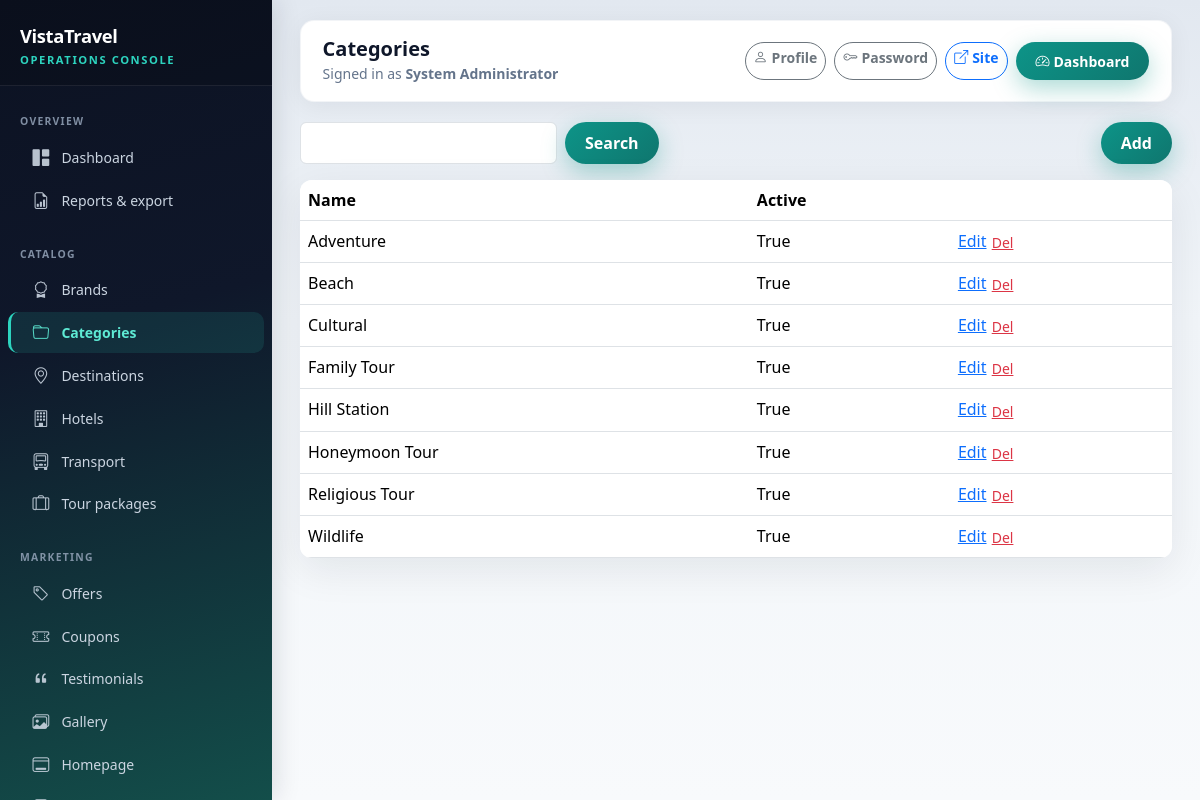
The page /admin/categories (signed in) on the database its author committed.
### app/models.py (models this page shows)
class Category(db.Model):
    __tablename__ = "categories"
    id = db.Column(db.Integer, primary_key=True)
    name = db.Column(db.String(120), nullable=False, index=True)
    description = db.Column(db.Text)
    is_active = db.Column(db.Boolean, default=True)
    created_at = db.Column(db.DateTime, default=utcnow)
    updated_at = db.Column(db.DateTime, default=utcnow, onupdate=utcnow)
    packages = db.relationship("TourPackage", backref="category", lazy="dynamic")

### app/admin_routes.py (the view)
@admin_bp.route("/categories")
@admin_required
def categories():
    q = Category.query
    if request.args.get("q"):
        q = q.filter(Category.name.ilike(f"%{request.args['q']}%"))
    items = q.order_by(Category.name).all()
    return render_template("admin/categories_list.html", items=items)

### app/templates/admin/categories_list.html
{% extends 'base_admin.html' %}
{% block page_title %}Categories{% endblock %}
{% block content %}
<div class="d-flex justify-content-between mb-3"><form method="get" class="d-flex gap-2"><input class="form-control" name="q" value="{{ request.args.get('q','') }}"><button class="btn btn-tt-primary">Search</button></form><a class="btn btn-tt-primary" href="{{ url_for('admin.category_form') }}">Add</a></div>
<div class="table-responsive card card-tt"><table class="table mb-0"><thead><tr><th>Name</th><th>Active</th><th></th></tr></thead><tbody>
{% for c in items %}<tr><td>{{ c.name }}</td><td>{{ c.is_active }}</td><td><a href="{{ url_for('admin.category_form', cid=c.id) }}">Edit</a>
<form class="d-inline" method="post" action="{{ url_for('admin.category_delete', cid=c.id) }}" onsubmit="return confirm('Delete?')"><button class="btn btn-link btn-sm text-danger p-0">Del</button></form></td></tr>{% endfor %}
</tbody></table></div>
{% endblock %}

### app/static/css/theme.css (style rules this page uses)
:root { --tt-teal: #0d9488; --tt-teal-dark: #0f766e; --tt-navy: #0f172a; --tt-sand: #f8fafc; --tt-accent: #f59e0b; --tt-mint: #5eead4; --tt-radius: 12px; --tt-shadow: 0 12px 40px rgba(15, 23, 42, 0.08); --tt-shadow-sm: 0 4px 20px rgba(15, 23, 42, 0.06); --admin-sidebar-w: 272px; --admin-accent: #2dd4bf; --admin-heading: #0f172a; --admin-muted: #64748b; }
body { font-family: "Segoe UI", system-ui, -apple-system, Roboto, "Helvetica Neue", Arial, sans-serif; color: #1e293b; background: linear-gradient(180deg, #f1f5f9 0%, var(--tt-sand) 32%, #e2e8f0 100%); background-attachment: fixed; min-height: 100vh; }
.btn-tt-primary { background: linear-gradient(135deg, var(--tt-teal), var(--tt-teal-dark)); border: none; color: #fff; font-weight: 600; padding: 0.55rem 1.25rem; border-radius: 999px; box-shadow: 0 8px 24px rgba(13, 148, 136, 0.35); }
.card-tt { border: none; border-radius: var(--tt-radius); box-shadow: var(--tt-shadow); transition: transform 0.2s ease, box-shadow 0.2s ease; overflow: hidden; }
.admin-shell { min-height: 100vh; background: linear-gradient(180deg, #e2e8f0 0%, #f1f5f9 40%, #f8fafc 100%); }

### rows shown on the page
Category: name "Adventure", is_active "True"
Category: name "Beach", is_active "True"
Category: name "Cultural", is_active "True"
Category: name "Family Tour", is_active "True"
Category: name "Hill Station", is_active "True"
Category: name "Honeymoon Tour", is_active "True"
Category: name "Religious Tour", is_active "True"
Category: name "Wildlife", is_active "True"

### other values the page prints
{{ session.admin_name or 'Administrator' }} "System Administrator"
